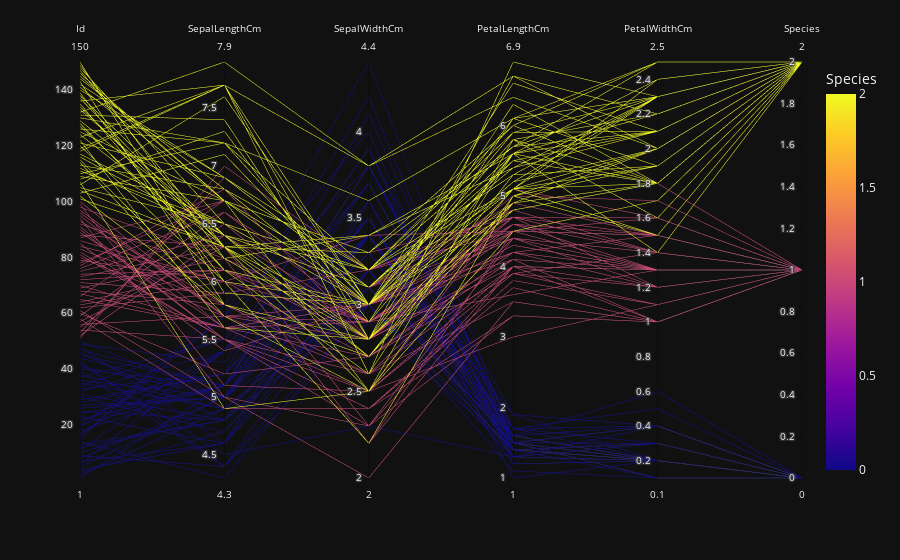

Write notebook code for a chart like this one.
### Code cell
data = pd.read_csv('datasets/iris.csv')
dtypes_dict = {'Id': 'not-generalizable', 'SepalLengthCm': 'floating', 'SepalWidthCm': 'floating', 'PetalLengthCm': 'floating', 'PetalWidthCm': 'floating', 'Species': 'categorical'}
encoded_data = encode_categorical_columns(data, 'Species', dtypes_dict)
pcp_plot(encoded_data, target='Species')

### Figure 1 — Plotly figure (JSON) as saved in the notebook; plotly's stock layout.template omitted (floating-point values rounded to 4 significant figures; data arrays with more than 128 entries replaced by an {"elided": "..."} marker saying what was removed)
{"data": [{"dimensions": [{"label": "Id", "values": {"elided": "150 int values"}}, {"label": "SepalLengthCm", "values": {"elided": "150 float values"}}, {"label": "SepalWidthCm", "values": {"elided": "150 float values"}}, {"label": "PetalLengthCm", "values": {"elided": "150 float values"}}, {"label": "PetalWidthCm", "values": {"elided": "150 float values"}}, {"label": "Species", "values": {"elided": "150 int values"}}], "domain": {"x": [0.0, 1.0], "y": [0.0, 1.0]}, "line": {"color": {"elided": "150 int values"}, "coloraxis": "coloraxis"}, "name": "", "type": "parcoords"}], "layout": {"coloraxis": {"colorbar": {"title": {"text": "Species"}}, "colorscale": [[0.0, "#0d0887"], [0.1111, "#46039f"], [0.2222, "#7201a8"], [0.3333, "#9c179e"], [0.4444, "#bd3786"], [0.5556, "#d8576b"], [0.6667, "#ed7953"], [0.7778, "#fb9f3a"], [0.8889, "#fdca26"], [1.0, "#f0f921"]]}, "legend": {"tracegroupgap": 0}, "margin": {"t": 60}}}
